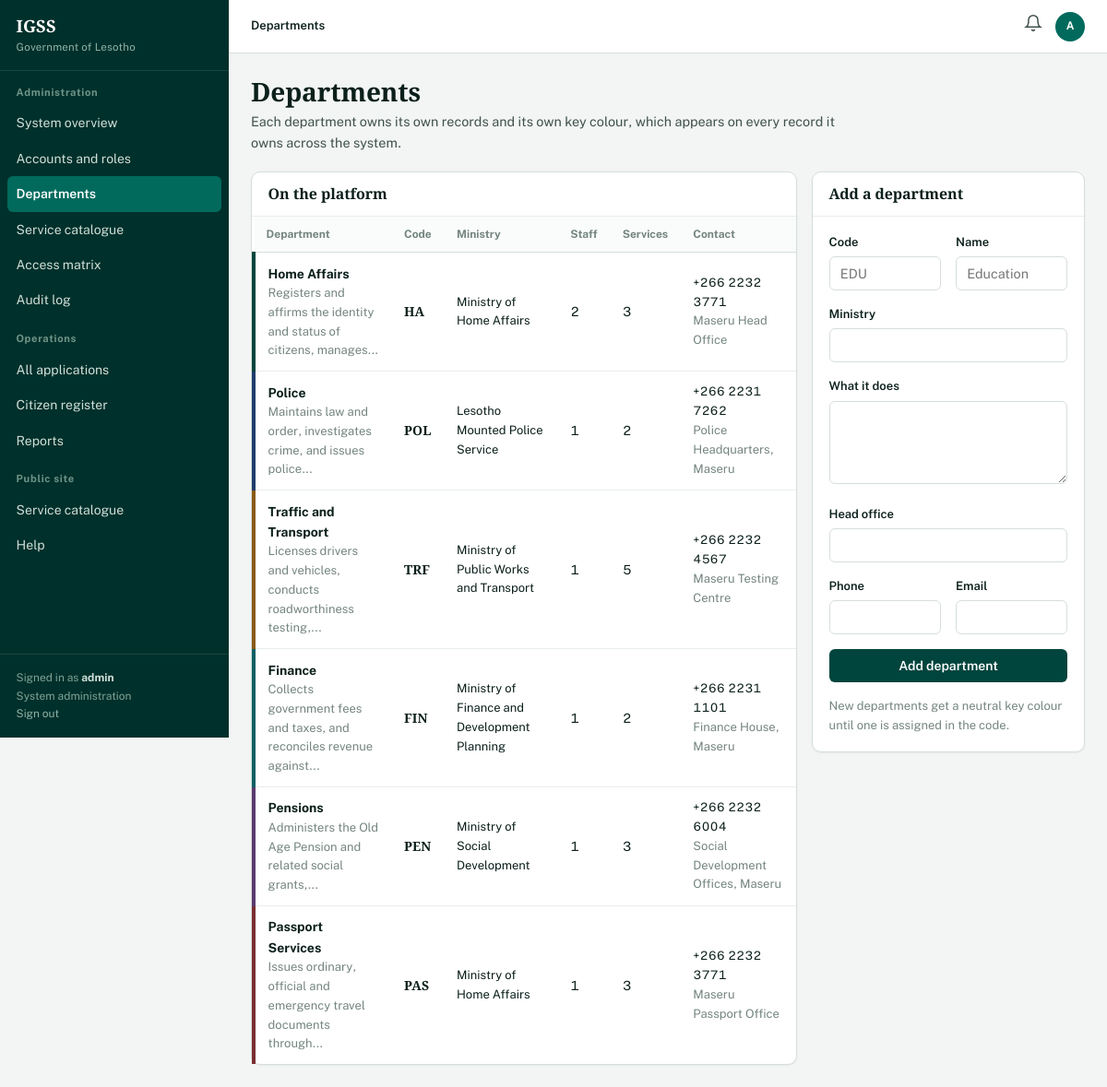
/admin/departments (signed in), run on the app's committed database.
### models.py (models this page shows, shortened)
class User(UserMixin, db.Model):
    __tablename__ = "users"
    id = db.Column(db.Integer, primary_key=True)
    username = db.Column(db.String(64), unique=True, nullable=False, index=True)
    email = db.Column(db.String(120), unique=True, nullable=False, index=True)
    password_hash = db.Column(db.String(200), nullable=False)
    role = db.Column(db.String(20), nullable=False, default="citizen")  # citizen|employee|admin
    active = db.Column(db.Boolean, default=True)
    last_login = db.Column(db.DateTime)
    created_at = db.Column(db.DateTime, default=datetime.utcnow)
    citizen = db.relationship("Citizen", back_populates="user", uselist=False,
                              cascade="all, delete-orphan")
    employee = db.relationship("Employee", back_populates="user", uselist=False,
                               cascade="all, delete-orphan")
    notifications = db.relationship("Notification", back_populates="user",
                                    cascade="all, delete-orphan",
                                    order_by="Notification.created_at.desc()")
    audit_logs = db.relationship("AuditLog", back_populates="user")
    @property
    def is_citizen(self):
        return self.role == "citizen"
    @property
    def is_employee(self):
        return self.role == "employee"
    @property
    def is_admin(self):
        return self.role == "admin"
    @property
    def display_name(self):
        if self.citizen:
            return f"{self.citizen.first_name} {self.citizen.last_name}"
        if self.employee:
            return self.employee.full_name
        return self.username
    @property
    def initials(self):
        parts = self.display_name.split()
        return "".join(p[0] for p in parts[:2]).upper() or "?"
    @property
    def unread_count(self):
        return sum(1 for n in self.notifications if not n.read)

class Department(db.Model):
    __tablename__ = "departments"
    id = db.Column(db.Integer, primary_key=True)
    code = db.Column(db.String(6), unique=True, nullable=False)
    name = db.Column(db.String(100), nullable=False)
    ministry = db.Column(db.String(120))
    description = db.Column(db.Text)
    contact_phone = db.Column(db.String(30))
    contact_email = db.Column(db.String(120))
    head_office = db.Column(db.String(120))
    employees = db.relationship("Employee", back_populates="department")
    services = db.relationship("Service", back_populates="department")
    applications = db.relationship("Application", back_populates="department")
    @property
    def colour(self):
        return DEPARTMENT_COLOURS.get(self.code, "#4A5A54")

### blueprints/admin.py (the view, shortened to what this page needs)
@admin_bp.route("/departments", methods=["GET", "POST"])
@admin_required
def departments():
    return render_template("admin/departments.html",
                           departments=Department.query.order_by(Department.id).all())

### models.py (called while the page is built)
@login_manager.user_loader
def load_user(user_id):
    return db.session.get(User, int(user_id))

### utils/security.py (called while the page is built)
def role_required(*roles):
    def decorator(view):
        @wraps(view)
        def wrapped(*args, **kwargs):
            if not current_user.is_authenticated:
                return redirect(url_for("auth.login", next=request.path))
            if current_user.role not in roles:
                flash("Your account does not have access to that area.", "danger")
                return redirect(url_for("main.home"))
            return view(*args, **kwargs)
        return wrapped
    return decorator

### templates/admin/departments.html (shortened to what this page needs)
{% extends "base.html" %}
{% block crumb %}<strong>Departments</strong>{% endblock %}
{% block sidebar %}{% include "partials/nav.html" %}{% endblock %}
{% block content %}
<div class="page-head"><div>
  <h1>Departments</h1>
  <p class="lead">Each department owns its own records and its own key colour, which
     appears on every record it owns across the system.</p>
</div></div>
<div class="grid grid-sidebar">
  <div class="panel">
    <div class="panel-head"><h2>On the platform</h2></div>
    <div class="table-wrap">
    <table class="records">
      <thead><tr><th>Department</th><th>Code</th><th>Ministry</th><th>Staff</th>
        <th>Services</th><th>Contact</th></tr></thead>
      <tbody>
        {% for d in departments %}
          <tr style="--stripe: {{ d.colour }}">
            <td><strong>{{ d.name }}</strong>
              <div class="small muted">{{ d.description|truncate(70) if d.description }}</div></td>
            <td class="mono-ref">{{ d.code }}</td>
            <td class="small">{{ d.ministry or '—' }}</td>
            <td>{{ d.employees|length }}</td>
            <td>{{ d.services|length }}</td>
            <td class="small">{{ d.contact_phone or '—' }}
              <div class="muted">{{ d.head_office or '' }}</div></td>
          </tr>
        {% endfor %}
      </tbody>
    </table>
    </div>
  </div>
  <form method="post" class="panel" style="height:fit-content">
    <div class="panel-head"><h3>Add a department</h3></div>
    <div class="panel-body">
      <div class="field-row">
        <div class="field">
          <label for="code">Code</label>
          <input type="text" id="code" name="code" maxlength="6" required placeholder="EDU">
        </div>
        <div class="field">
          <label for="name">Name</label>
          <input type="text" id="name" name="name" required placeholder="Education">
        </div>
      </div>
      <div class="field">
        <label for="ministry">Ministry</label>
        <input type="text" id="ministry" name="ministry">
      </div>
      <div class="field">
        <label for="description">What it does</label>
        <textarea id="description" name="description"></textarea>
      </div>
      <div class="field">
        <label for="head_office">Head office</label>
        <input type="text" id="head_office" name="head_office">
      </div>
      <div class="field-row">
        <div class="field"><label for="contact_phone">Phone</label>
          <input type="tel" id="contact_phone" name="contact_phone"></div>
        <div class="field"><label for="contact_email">Email</label>
          <input type="email" id="contact_email" name="contact_email"></div>
      </div>
      <button class="btn btn-primary btn-block" type="submit">Add department</button>
      <p class="small muted mt-2 mb-0">New departments get a neutral key colour until
         one is assigned in the code.</p>
    </div>
  </form>
</div>
{% endblock %}

### templates/base.html (shortened to what this page needs)
<!DOCTYPE html>
<html lang="en">
<head>
<link rel="stylesheet" href="{{ url_for('static', filename='css/style.css') }}">
</head>
<body>
<div class="shell">
  <aside class="sidebar">
    <div class="sidebar-brand">
      <a href="{{ url_for('main.dashboard_router') }}" style="text-decoration:none">
        <span class="crest">{{ SYSTEM_SHORT }}</span>
        <span class="crest-sub">{{ ORGANISATION }}</span>
      </a>
    </div>
    {% block sidebar %}{% endblock %}
    <div class="sidebar-foot">
      Signed in as <strong style="color:#CFE0D9">{{ current_user.display_name }}</strong><br>
      {% if current_user.is_employee and current_user.employee and current_user.employee.department %}
        {{ current_user.employee.department.name }}<br>
      {% elif current_user.is_admin %}
        System administration<br>
      {% endif %}
      <a href="{{ url_for('auth.logout') }}" style="color:#8FB3A7">Sign out</a>
    </div>
  </aside>
  <div class="main">
    <header class="topbar">
      <div class="crumb">{% block crumb %}{% endblock %}</div>
      <div class="topbar-actions">
        <a class="bell" data-bell href="{{ url_for('citizen.notifications') }}"
           aria-label="Notifications" title="Notifications">
          <svg width="20" height="20" viewBox="0 0 24 24" fill="none"
               stroke="currentColor" stroke-width="1.8" stroke-linecap="round">
            <path d="M18 8A6 6 0 0 0 6 8c0 7-3 9-3 9h18s-3-2-3-9"/>
            <path d="M13.7 21a2 2 0 0 1-3.4 0"/>
          </svg>
        </a>
        <span class="avatar" title="{{ current_user.display_name }}">{{ current_user.initials }}</span>
      </div>
    </header>
    <main class="content">
      {% block content %}{% endblock %}
    </main>
  </div>
</div>
</body>
</html>

### data on the page
User: display_name "admin", initials "A"
Department: name "Home Affairs", description "Registers and affirms the identity and status of citizens, manages...", code "HA", ministry "Ministry of Home Affairs", employees|length "2", services|length "3", contact_phone "+266 2232 3771", head_office "Maseru Head Office"
Department: name "Police", description "Maintains law and order, investigates crime, and issues police...", code "POL", ministry "Lesotho Mounted Police Service", employees|length "1", services|length "2", contact_phone "+266 2231 7262", head_office "Police Headquarters, Maseru"
Department: name "Traffic and Transport", description "Licenses drivers and vehicles, conducts roadworthiness testing,...", code "TRF", ministry "Ministry of Public Works and Transport", employees|length "1", services|length "5", contact_phone "+266 2232 4567", head_office "Maseru Testing Centre"
Department: name "Finance", description "Collects government fees and taxes, and reconciles revenue against...", code "FIN", ministry "Ministry of Finance and Development Planning", employees|length "1", services|length "2", contact_phone "+266 2231 1101", head_office "Finance House, Maseru"
Department: name "Pensions", description "Administers the Old Age Pension and related social grants,...", code "PEN", ministry "Ministry of Social Development", employees|length "1", services|length "3", contact_phone "+266 2232 6004", head_office "Social Development Offices, Maseru"
Department: name "Passport Services", description "Issues ordinary, official and emergency travel documents through...", code "PAS", ministry "Ministry of Home Affairs", employees|length "1", services|length "3", contact_phone "+266 2232 3771", head_office "Maseru Passport Office"

### other printed values
{{ SYSTEM_SHORT }} "IGSS"
{{ ORGANISATION }} "Government of Lesotho"
